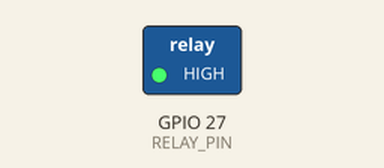
Simulated run of this sketch. Board: ESP32. Parts: switched loads named in the sketch (green lamp = pin HIGH). Dashed ring = blinking.

Above: at 0.5 s.
Timing chart, 0 to 4.6 s (numbered marks = the images above):
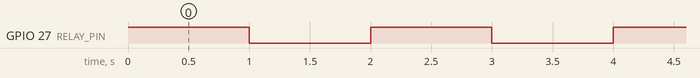

Measured:
- by itself, GPIO 27 (RELAY_PIN): alternates HIGH for 1.0 s and LOW for 1.0 s

The sketch:

relay.ino
```cpp
#define RELAY_PIN 27 //GPIO 27

void setup() {
  pinMode(RELAY_PIN, OUTPUT);
}

void loop() {
  digitalWrite(RELAY_PIN, HIGH);
  delay(1000);
  digitalWrite(RELAY_PIN, LOW);
  delay(1000);
}
```
